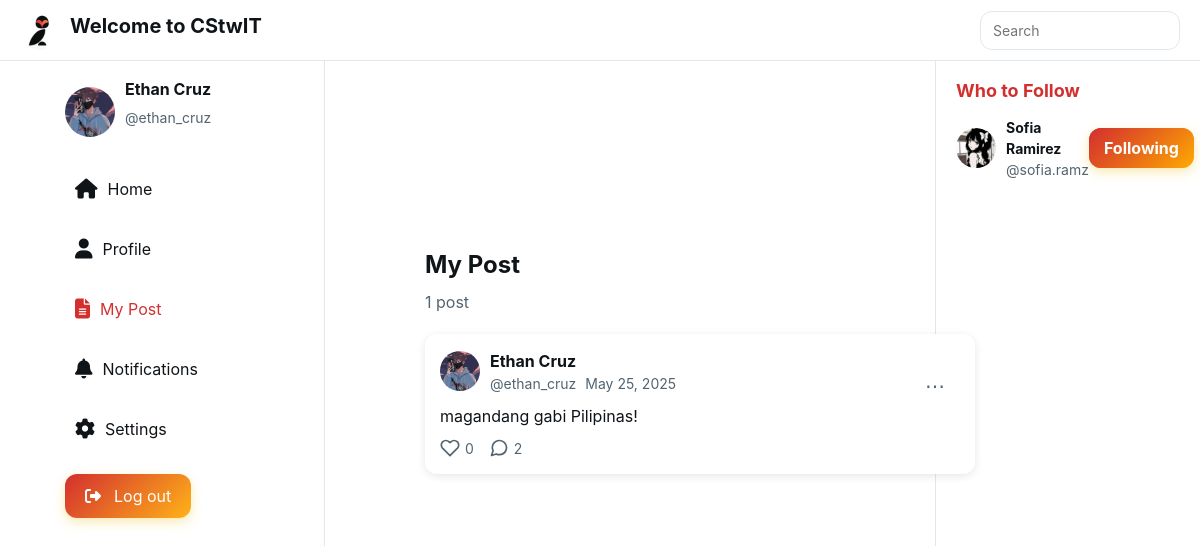
The app's page /client/my_post.php (signed in) with its own data.
### tables this page shows
CREATE TABLE `users` (
  `id` int(11) NOT NULL,
  `username` varchar(50) NOT NULL,
  `email` varchar(100) NOT NULL,
  `password` varchar(255) NOT NULL,
  `role` enum('user','admin') DEFAULT 'user',
  `status` varchar(50) DEFAULT 'active',
  `profile_pic` varchar(255) DEFAULT 'default.jpg',
  `name` varchar(100) DEFAULT NULL,
  `bio` text DEFAULT NULL,
  `created_at` timestamp NOT NULL DEFAULT current_timestamp(),
  `deletion_reason` text DEFAULT NULL,
  `ban_version` int(11) DEFAULT 0
);

CREATE TABLE `posts` (
  `id` int(11) NOT NULL,
  `user_id` int(11) DEFAULT NULL,
  `content` text NOT NULL,
  `likes` int(11) DEFAULT 0,
  `created_at` timestamp NOT NULL DEFAULT current_timestamp(),
  `status` varchar(50) DEFAULT 'active'
);

### client/my_post.php (the view, shortened to what this page needs)
<?php
include 'includes/header.php';
include 'includes/left_sidebar.php';
include 'includes/right_sidebar.php';
include '../config/database.php';
$userId = (int)$_SESSION['user_id'];
try {
    $stmtUser = $conn->prepare("SELECT name, username, profile_pic FROM users WHERE id = ?");
    $stmtUser->execute([$userId]);
    $user = $stmtUser->fetch(PDO::FETCH_ASSOC);
    $stmtPosts = $conn->prepare("SELECT COUNT(*) FROM posts WHERE user_id = ?");
    $stmtPosts->execute([$userId]);
    $postCount = $stmtPosts->fetchColumn();
    $stmt = $conn->prepare("SELECT id, content, created_at FROM posts WHERE user_id = ? ORDER BY created_at DESC");
    $stmt->execute([$userId]);
    $posts = $stmt->fetchAll(PDO::FETCH_ASSOC);
    $postsWithInteractions = [];
    foreach ($posts as $post) {
        $stmtLikes = $conn->prepare("SELECT COUNT(*) FROM likes WHERE post_id = ?");
        $stmtLikes->execute([$post['id']]);
        $post['likes_count'] = $stmtLikes->fetchColumn();
        $stmtComments = $conn->prepare("SELECT COUNT(*) FROM comments WHERE post_id = ?");
        $stmtComments->execute([$post['id']]);
        $post['comments_count'] = $stmtComments->fetchColumn();
        $date = new DateTime($post['created_at']);
        $post['formatted_date'] = $date->format('M d, Y');
        $postsWithInteractions[] = $post;
    }
} catch (PDOException $e) {
    $_SESSION['error_message'] = "Error fetching posts: " . htmlspecialchars($e->getMessage());
    header("Location: login.php");
    exit();
}
?>
<div>
    <h2 class="my-post-header">My Post</h2>
    <div class="post-count"><?php echo $postCount; ?> post<?php echo $postCount != 1 ? 's' : ''; ?></div>
    <div class="post-list">
        <?php if (empty($postsWithInteractions)): ?>
            <p>You have no posts yet.</p>
        <?php else: ?>
            <?php foreach ($postsWithInteractions as $post): ?>
                <div class="post-item">
                    <div class="post-header">
                        <div class="user-info">
                            <div class="user-avatar">
                                <img src="../assets/uploads/<?php echo htmlspecialchars($user['profile_pic'] ?? 'default.jpg'); ?>" alt="Profile Picture" class="profile-pic">
                            </div>
                            <div class="name-username">
                                <p class="user-name"><?php echo htmlspecialchars($user['name'] ?? 'Your Name'); ?></p>
                                <p class="user-username-date">
                                    @<?php echo htmlspecialchars($user['username'] ?? 'userme'); ?>
                                    <span class="post-date"><?php echo htmlspecialchars($post['formatted_date']); ?></span>
                                </p>
                            </div>
                        </div>
                        <div class="post-options">
                            <button class="options-btn" onclick="toggleOptionsMenu(<?php echo $post['id']; ?>)">⋯</button>
                        </div>
                    </div>
                    <div class="post-content">
                        <?php
                        $displayContent = htmlspecialchars($post['content']);
                        echo $displayContent;
                        ?>
                    </div>
                    <div class="post-actions">
                        <div class="interaction-stats">
                            <button class="like-button <?php echo (isset($_SESSION['liked_posts']) && in_array($post['id'], $_SESSION['liked_posts'])) ? 'liked' : ''; ?>"
                                    onclick="likePost(<?php echo $post['id']; ?>, this)">
                                <span class="like-count"><?php echo $post['likes_count']; ?></span>
                            </button>
                            <button class="comment-button" onclick="viewPost(<?php echo $post['id']; ?>)">
                                <span class="comment-count"><?php echo $post['comments_count']; ?></span>
                            </button>
                        </div>
                    </div>
                </div>
            <?php endforeach; ?>
        <?php endif; ?>
    </div>
</div>

### client/includes/left_sidebar.php (shortened to what this page needs)
<?php
include '../config/database.php';
$current_page = basename($_SERVER['PHP_SELF']);
$is_auth_page = ($current_page == 'login.php' || $current_page == 'register.php');
if (isset($_SESSION['user_id'])) {
    try {
        $stmt = $conn->prepare("SELECT name, username, profile_pic FROM users WHERE id = ?");
        $stmt->execute([$_SESSION['user_id']]);
        $user = $stmt->fetch(PDO::FETCH_ASSOC);
        if ($user) {
            $name = $user['name'] ?? 'User';
            $username = $user['username'] ?? 'yourusername';
            $profile_pic = $user['profile_pic'] ?? 'default.jpg';
        } else {
            $name = 'User';
            $username = 'yourusername';
            $profile_pic = 'default.jpg';
        }
    } catch (PDOException $e) {
        error_log("Database error fetching user or notifications: " . $e->getMessage());
        $name = 'User';
        $username = 'yourusername';
        $profile_pic = 'default.jpg';
        $initial_notification_count = 0;
    }
} else {
    $name = 'User';
    $username = 'yourusername';
    $profile_pic = 'default.jpg';
    $initial_notification_count = 0;
}
?>
<!DOCTYPE html>
<html lang="en">
<head>
    <link rel="stylesheet" href="../assets/style.css">
    <link rel="stylesheet" href="https://cdnjs.cloudflare.com/ajax/libs/font-awesome/6.4.2/css/all.min.css">
    <link rel="stylesheet" href="https://stackpath.bootstrapcdn.com/bootstrap/4.5.2/css/bootstrap.min.css">
</head>
<body<?php echo $is_auth_page ? ' class="auth-page"' : ''; ?>>
    <?php if (!$is_auth_page): ?>
    <div class="left-sidebar">
        <div class="profile-summary">
            <div class="profile-pic">
                <img src="../assets/uploads/<?php echo htmlspecialchars($profile_pic); ?>" alt="Profile Picture">
            </div>
            <div class="profile-info">
                <h3><?php echo htmlspecialchars($name); ?></h3>
                <p>@<?php echo htmlspecialchars($username); ?></p>
            </div>
        </div>
        <nav class="cs-nav">
            <a href="index.php" class="<?php echo ($current_page == 'index.php') ? 'active' : ''; ?>">
                <span class="nav-icon"><i class="fas fa-home"></i></span>
                <span class="nav-text">Home</span>
            </a>
            <a href="profile.php" class="<?php echo ($current_page == 'profile.php') ? 'active' : ''; ?>">
                <span class="nav-icon"><i class="fas fa-user"></i></span>
                <span class="nav-text">Profile</span>
            </a>
            <a href="my_post.php" class="<?php echo ($current_page == 'my_post.php') ? 'active' : ''; ?>">
                <span class="nav-icon"><i class="fas fa-file-alt"></i></span>
                <span class="nav-text">My Post</span>
            </a>
            <a href="notifications.php" class="<?php echo ($current_page == 'notifications.php') ? 'active' : ''; ?>">
                <span class="nav-icon notification-badge">
                    <i class="fas fa-bell"></i>
                </span>
                <span class="nav-text">Notifications</span>
            </a>
            <a href="settings.php" class="<?php echo ($current_page == 'settings.php') ? 'active' : ''; ?>">
                <span class="nav-icon"><i class="fas fa-cog"></i></span>
                <span class="nav-text">Settings</span>
            </a>
        </nav>
        <div class="logout-container">
            <a href="logout.php" class="logout-btn">
                <i class="fas fa-sign-out-alt mr-2"></i> Log out
            </a>
        </div>
    </div>
    <?php endif; ?>
</body>
</html>

### client/includes/right_sidebar.php (shortened to what this page needs)
<?php
$db_path = dirname(dirname(__DIR__)) . '/config/database.php';
$session_path = __DIR__ . '/session.php';
if (!file_exists($db_path)) {
    error_log("Database file not found at: $db_path");
    $users_to_follow = [];
} elseif (!file_exists($session_path)) {
    error_log("Session file not found at: $session_path");
    $users_to_follow = [];
} else {
    try {
        if (!isset($_SESSION['user_id'])) {
            error_log("User not logged in for right sidebar. Session: " . print_r($_SESSION, true));
            $users_to_follow = [];
        } else {
            $stmt = $conn->prepare("SELECT id, username, profile_pic, name, created_at
                                    FROM users
                                    WHERE status = 'active'
                                    AND id != ?
                                    AND role != 'admin'
                                    ORDER BY created_at DESC
                                    LIMIT 5");
            $stmt->execute([$_SESSION['user_id']]);
            $users_to_follow = $stmt->fetchAll(PDO::FETCH_ASSOC);
        }
    } catch (PDOException $e) {
        error_log("Database error in right sidebar: " . $e->getMessage());
        $users_to_follow = [];
    }
}
?>
    <div class="follow-suggestions">
        <div class="suggestions-header">
            <h2>Who to Follow</h2>
        </div>
        <div class="suggestions-list">
            <?php if (empty($users_to_follow)): ?>
                <div class="suggestion-item">
                    <div class="suggestion-info">
                        <span class="suggestion-fullname">No suggestions available.</span>
                    </div>
                </div>
            <?php else: ?>
                <?php foreach ($users_to_follow as $user): ?>
                <div class="suggestion-item">
                    <div class="suggestion-user">
                        <div class="suggestion-avatar">
                            <img src="../assets/uploads/<?php echo htmlspecialchars($user['profile_pic'] ?? 'default.jpg'); ?>" alt="<?php echo htmlspecialchars($user['username']); ?>'s profile">
                        </div>
                        <div class="suggestion-info">
                            <?php if (!empty($user['name'])): ?>
                                <span class="suggestion-fullname"><?php echo htmlspecialchars($user['name']); ?></span>
                            <?php endif; ?>
                            <span class="suggestion-username">@<?php echo htmlspecialchars($user['username']); ?></span>
                        </div>
                    </div>
                    <div class="suggestion-action">
                        <button class="follow-toggle-btn <?php echo $user['is_followed'] ? 'following' : ''; ?>"
                                data-user-id="<?php echo $user['id']; ?>"
                                data-followed="<?php echo $user['is_followed'] ? 'true' : 'false'; ?>">
                            <?php echo $user['is_followed'] ? 'Following' : 'Follow'; ?>
                        </button>
                    </div>
                </div>
                <?php endforeach; ?>
            <?php endif; ?>
        </div>
    </div>
</div>

### client/includes/left_sidebar.php (style rules this page uses)
.notification-badge { position: relative; display: inline-block; }

### records on screen
users: profile_pic (picture), name "Ethan Cruz", username "ethan_cruz"
users: profile_pic (picture), name "Sofia Ramirez", username "sofia.ramz"
posts: user.profile_pic (picture), user.name "Ethan Cruz", user.username "ethan_cruz", formatted_date "May 25, 2025", content "magandang gabi Pilipinas!", likes_count "0", comments_count "2"

### other values on screen
$postCount "1"
